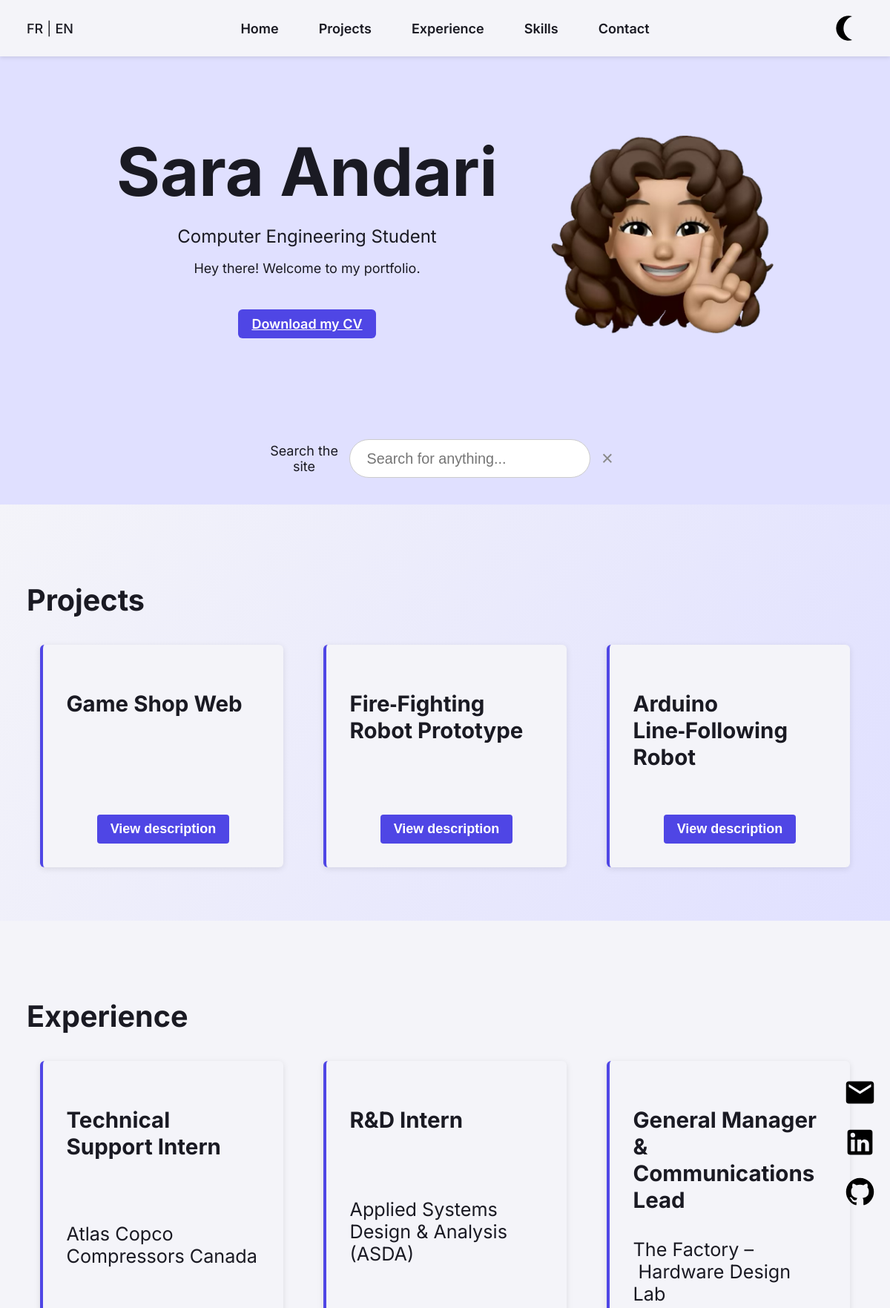
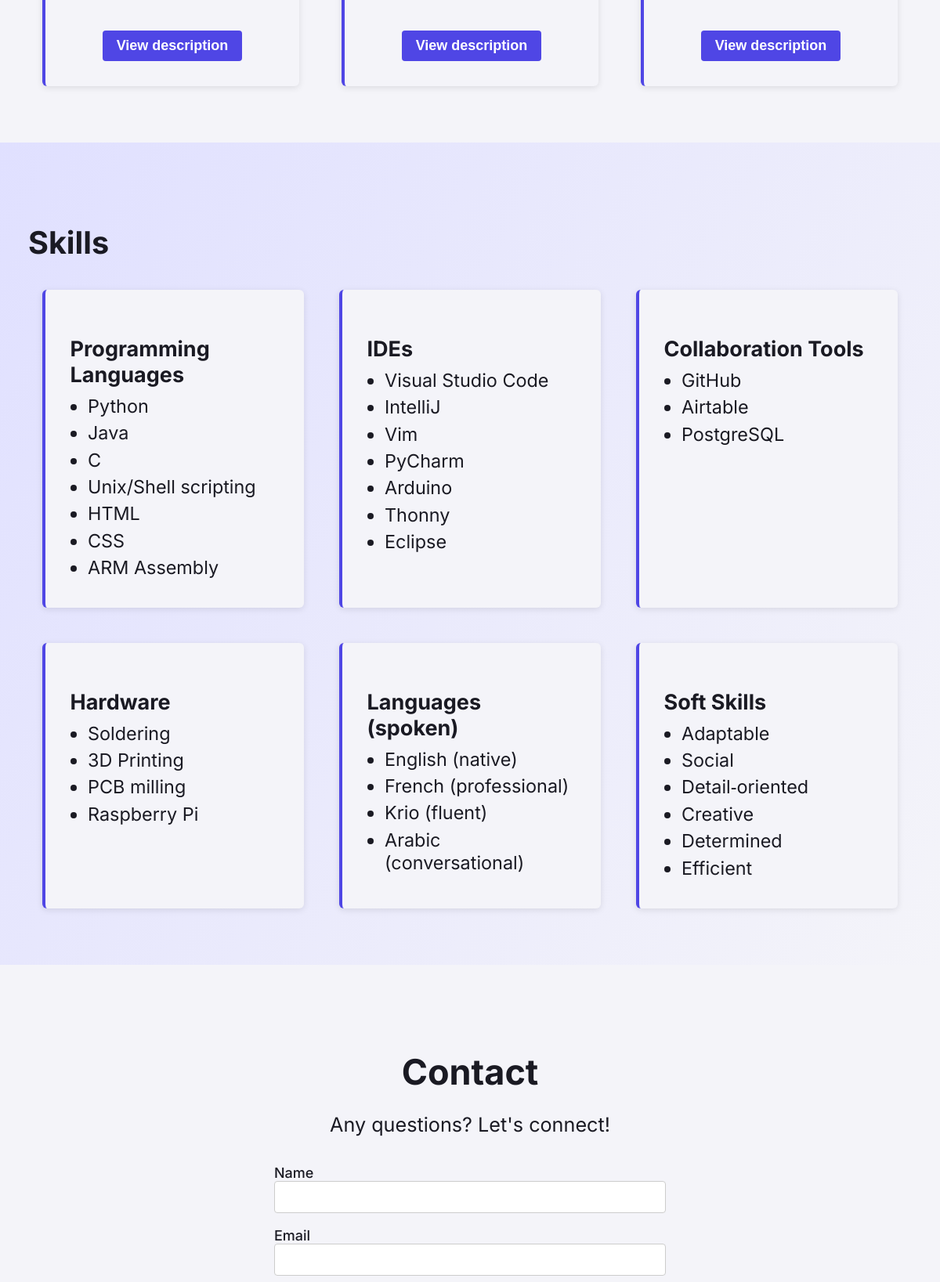
The page / (upper part) on the database its author committed (2 pictures, top to bottom).
### tables this page shows
CREATE TABLE projects (
        id INTEGER PRIMARY KEY AUTOINCREMENT,
        title_en TEXT NOT NULL,
        title_fr TEXT NOT NULL,
        description_en TEXT NOT NULL,
        description_fr TEXT NOT NULL,
        link TEXT NOT NULL
    );

### lang/trad.php (called while the page is built, shortened)
<?php
$lang = $_COOKIE['lang'] ?? 'en';
$t = include __DIR__ . "/{$lang}.php";

### index.php (the view, shortened to what this page needs)
<?php
require_once __DIR__ . '/lang/trad.php';
$db       = Database::getInstance();
$projects = $db
  ->query("SELECT * FROM projects ORDER BY id ASC")
  ->fetchAll(PDO::FETCH_ASSOC);
?>
<!DOCTYPE html>
<html lang="<?=htmlspecialchars($lang)?>">
<head>
  <link rel="stylesheet" href="assets/css/style.css">
</head>
<body>
  <?php include __DIR__ . '/includes/header.php'; ?>
  <div class="social-fixed">
    <a href="mailto:sara.andari@icloud.com" aria-label="Email">
      <img src="assets/icons/email.svg" class="icon" alt="">
    </a>
    <a href="https://www.linkedin.com/in/sara-andari" target="_blank" aria-label="LinkedIn">
      <img src="assets/icons/linkedin.svg" class="icon" alt="">
    </a>
    <a href="https://github.com/sara14and" target="_blank" aria-label="GitHub">
      <img src="assets/icons/github.svg" class="icon" alt="">
    </a>
  </div>
  <section id="hero" class="hero">
  <div class="hero-wrapper">
    <div class="hero-left">
      <h1><?= htmlspecialchars($t['welcome']) ?></h1>
      <p class="hero-subtitle"><?= htmlspecialchars($t['subtitle']) ?></p>
      <p><?= htmlspecialchars($t['hello']) ?></p>
      <a class="btn-cv hero-cv" href="SaraAndariCV2025.pdf" download>
      <?= htmlspecialchars($t['download_cv']) ?>
      </a>
    </div>
    <div class="hero-right">
  <img id="memoji" src="assets/photos/memoji.png" alt="<?= htmlspecialchars($t['welcome']) ?>">
</div>
    </div>
</section>
<section id="search-bar">
  <form id="searchForm" method="GET" action="" aria-label="Global search">
    <label for="globalSearch" class="visually-hidden">Search the site</label>
    <input
      type="text"
      name="q"
      id="globalSearch"
      value="<?= isset($_GET['q']) ? htmlspecialchars($_GET['q']) : '' ?>"
      placeholder="Search for anything..."
      aria-describedby="matchCount"
      autocomplete="off"
    >
    <button type="button" id="resetSearch" aria-label="Reset search">×</button>
  </form>
</section>
  <section id="projects">
  <div class="section-wrapper">
    <h2><?= htmlspecialchars($t['nav']['projects']) ?></h2>
    <div class="projects-grid">
      <?php foreach ($projects as $p): ?>
        <div class="card" data-id="<?= $p['id'] ?>">
          <div class="card-content">
            <h3><?= htmlspecialchars($p["title_$lang"]) ?></h3>
            <button class="btn-view-desc" type="button">
              <?= htmlspecialchars($t['view_desc']) ?>
            </button>
          </div>
        </div>
      <?php endforeach; ?>
    </div>
  </div>
</section>
  <section id="experience">
  <div class="section-wrapper">
    <h2><?=htmlspecialchars($t['nav']['experience'])?></h2>
    <div class="projects-grid">
      <?php foreach($t['experience_data'] as $key => $exp): ?>
        <div class="card" data-key="<?=htmlspecialchars($key)?>">
          <div class="card-content">
            <h3><?=htmlspecialchars($exp['role'])?></h3>
            <p><?=htmlspecialchars($exp['company'])?></p>
            <button class="btn-view-desc-exp" type="button">
              <?=htmlspecialchars($t['view_desc'])?>
            </button>
          </div>
        </div>
      <?php endforeach; ?>
    </div>
  </section>
  <section id="skills">
  <div class="section-wrapper">
    <h2><?=htmlspecialchars($t['skills'])?></h2>
    <div class="projects-grid">
      <?php foreach($t['skills_data'] as $grp): ?>
        <div class="card">
          <div class="card-content">
            <h3><?=htmlspecialchars($grp['label'])?></h3>
            <ul>
              <?php foreach($grp['items'] as $it): ?>
                <li><?=htmlspecialchars($it)?></li>
              <?php endforeach; ?>
            </ul>
          </div>
        </div>
      <?php endforeach; ?>
    </div>
  </section>
<section id="contact" class="contact">
  <div class="section-wrapper contact-wrapper">
    <h2><?= htmlspecialchars($t['nav']['contact']) ?></h2>
    <p class="contact-sub"><?= htmlspecialchars($t['contact_message']) ?></p>
    <?php
      $name    = $_POST['name']    ?? '';
      $email   = $_POST['email']   ?? '';
    ?>
    <form
      id="contactForm"
      action="#contact"
      method="POST"
      novalidate
    >
      <label>
        <?= htmlspecialchars($t['form']['name']) ?>
        <input
          type="text"
          name="name"
          required
          value="<?= htmlspecialchars($name) ?>"
        >
      </label>
      <label>
        <?= htmlspecialchars($t['form']['email']) ?>
        <input
          type="email"
          name="email"
          required
          value="<?= htmlspecialchars($email) ?>"
        >
      </label>
    </form>
  </div>
</section>

### includes/header.php (shortened to what this page needs)
<header class="site-header">
  <div class="nav">
    <div class="lang-switch">
      <a href="lang.php?lang=fr">FR</a> |
      <a href="lang.php?lang=en">EN</a>
    </div>
    <nav class="main-nav">
      <a href="#hero"><?= htmlspecialchars($t['nav']['home']) ?></a>
      <a href="#projects"><?= htmlspecialchars($t['nav']['projects']) ?></a>
      <a href="#experience"><?= htmlspecialchars($t['nav']['experience']) ?></a>
      <a href="#skills"><?= htmlspecialchars($t['nav']['skills']) ?></a>
      <a href="#contact"><?= htmlspecialchars($t['nav']['contact']) ?></a>
    </nav>
    <div class="nav-right">
      <button id="theme-toggle"
              aria-label="<?= htmlspecialchars($t['theme_dark_label']) ?>">
      </button>
    </div>
  </div>
</header>

### rows shown on the page
projects: title_en "Game Shop Web"
projects: title_en "Fire‑Fighting Robot Prototype"
projects: title_en "Arduino Line‑Following Robot"

### other values the page prints
$t['nav']['home'] "Home"
$t['nav']['projects'] "Projects"
$t['nav']['experience'] "Experience"
$t['nav']['skills'] "Skills"
$t['nav']['contact'] "Contact"
$t['welcome'] "Sara Andari"
$t['subtitle'] "Computer Engineering Student"
$t['hello'] "Hey there! Welcome to my portfolio."
$t['download_cv'] "Download my CV"
$exp['role'] "Technical Support Intern"
$exp['company'] "Atlas Copco Compressors Canada"
$t['view_desc'] "View description"
$exp['role'] "R&D Intern"
$exp['company'] "Applied Systems Design & Analysis (ASDA)"
$exp['role'] "General Manager & Communications Lead"
